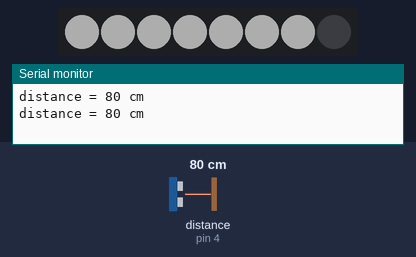
Simulated run of this sketch. Board: Arduino Uno, built with avr-gcc and run on an emulated ATmega328P. On the bench: 8 RGB LEDs in strip order, left to right, the last lines printed to the serial monitor. Wiring (inferred from the names in the program): ultrasonic range finder: trigger pin 3; echo pin 4. The inputs (shaded band) are chosen by the test bench; at power-on: distance to the obstacle (sensor on pin 4) 80 cm. The echo pulse lasts 58.3 µs per cm; dim RGB values are drawn brighter than linear.

Above: at 1.7 s.
1.8 s: distance to the obstacle (sensor on pin 4) set to 19 cm
3.3 s: distance to the obstacle (sensor on pin 4) set to 15 cm
At 3.73 s:
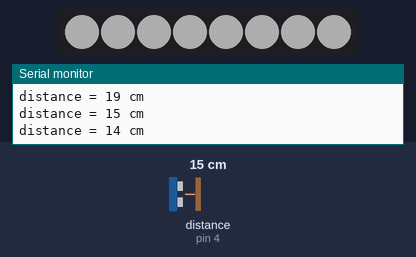
6.7 s: distance to the obstacle (sensor on pin 4) set to 60 cm
At 6.98 s:
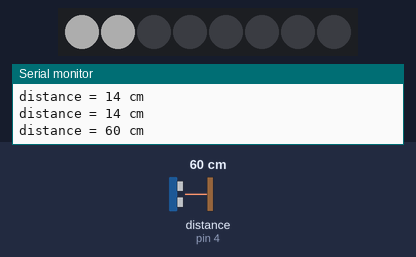
8.4 s: distance to the obstacle (sensor on pin 4) set to 2 cm
At 8.97 s:
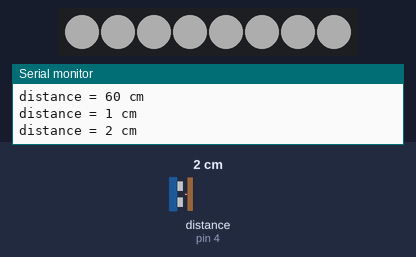
11.3 s: distance to the obstacle (sensor on pin 4) set to 35 cm
At 11.75 s:
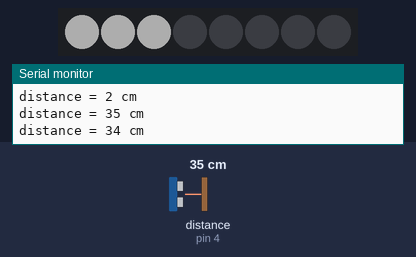
Timing chart, 0 to 14.9 s (numbered marks = the images above; inputs shaded):
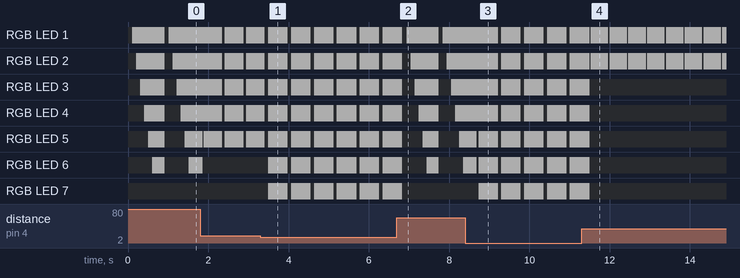

The sketch:

20210714_sujo_height.ino
```cpp
/**
 * 수조 물높이(적외선)
*/

#include <Adafruit_NeoPixel.h>
#ifdef __AVR__
 #include <avr/power.h> // Required for 16 MHz Adafruit Trinket
#endif

#define LED_STRIP_PIN 9 // On Trinket or Gemma, suggest changing this to 2

#define NUMPIXELS 8 // Popular NeoPixel ring size

Adafruit_NeoPixel strip(NUMPIXELS, LED_STRIP_PIN, NEO_GRB + NEO_KHZ800);


//define microwave(초음파)
const int triggerPin = 3;
const int echoPin = 4;


long duration = 0;

void setup()
{
  Serial.begin(9600);

  pinMode(triggerPin, OUTPUT);
  pinMode(echoPin, INPUT);

  strip.begin();            // INITIALIZE NeoPixel strip object (REQUIRED)
  strip.show();             // Turn OFF all pixels ASAP
  strip.setBrightness(50); // Set BRIGHTNESS to about 1/5 (max = 255)

  //rainbow(3000);            // Flowing rainbow cycle along the whole strip
}


void loop()
{
  digitalWrite(triggerPin, LOW);
  delayMicroseconds(2);
  digitalWrite(triggerPin, HIGH);
  delayMicroseconds(2);
  digitalWrite(triggerPin, LOW);

  duration = pulseIn(echoPin, HIGH);

  long hgt = Distance(duration);

  Serial.print("distance = ");
  Serial.print(hgt);
  Serial.println(" cm");

  if(hgt <= 10) {
    colorWipe(strip.Color(255,   255,   255),  8, 10);
  } else if(hgt <= 11 && hgt <= 15) {
    colorWipe(strip.Color(255,   255,   255),  7, 10);
  } else if(hgt >= 16 && hgt <= 20) {
    colorWipe(strip.Color(255,   255,   255),  6, 10);
  } else if(hgt >= 21 && hgt <= 25) {
    colorWipe(strip.Color(255,   255,   255),  5, 10);
  } else if(hgt >= 26 && hgt <= 30) {
    colorWipe(strip.Color(255,   255,   255),  4, 10);
  } else if(hgt >= 31 && hgt <= 35) {
    colorWipe(strip.Color(255,   255,   255),  3, 10);
  } else if(hgt >= 36 && hgt <= 40) {
    colorWipe(strip.Color(255,   255,   255),  2, 10);
  } else if(hgt >= 45 && hgt <= 50) {
    colorWipe(strip.Color(255,   255,   255),  1, 10);
  } else if(hgt <= 51 && hgt <= 100) {
    colorWipe(strip.Color(255,   255,   255),  8, 10);
  } else if(hgt <= 101 && hgt <= 150) {
    colorWipe(strip.Color(255,   255,   255),  7, 100);
  } else if(hgt >= 151 && hgt <= 200) {
    colorWipe(strip.Color(255,   255,   255),  6, 100);
  } else if(hgt >= 201 && hgt <= 250) {
    colorWipe(strip.Color(255,   255,   255),  5, 100);
  } else if(hgt >= 251 && hgt <= 300) {
    colorWipe(strip.Color(255,   255,   255),  4, 100);
  } else if(hgt >= 301 && hgt <= 350) {
    colorWipe(strip.Color(255,   255,   255),  3, 100);
  } else if(hgt >= 351 && hgt <= 400) {
    colorWipe(strip.Color(255,   255,   255),  2, 100);
  } else if(hgt >= 450) {
    colorWipe(strip.Color(255,   255,   255),  1, 100);
  }

  strip.clear();

  delay(200);
}


void colorWipe(uint32_t color, int height, int wait)
{
  for(int i=0; i<height; i++) { // For each pixel in strip...
    strip.setPixelColor(i, color);         //  Set pixel's color (in RAM)
    strip.show();                          //  Update strip to match
    delay(wait);                           //  Pause for a moment
  }
}


void rainbow(int wait)
{
  for(long firstPixelHue = 0; firstPixelHue < 5*65536; firstPixelHue += 256) {
    for(int i=0; i<NUMPIXELS; i++) {
      int pixelHue = firstPixelHue + (i * 65536L / strip.numPixels());
      strip.setPixelColor(i, strip.gamma32(strip.ColorHSV(pixelHue)));
    }
    strip.show(); // Update strip with new contents
    delay(wait);  // Pause for a moment
  }
}


long Distance(long time)
{
  long distanceCalc;
  //distanceCalc = ((time/2.9)/2)/10;
  distanceCalc = time/58;

  return distanceCalc;
}
```

Measured:
- the behaviour switches between 17 and 16 cm on distance to the obstacle (sensor on pin 4) (found by bisection; images 0 and 1)
- after the input at 3.3 s, the LEDs: first differ from a run without the input after 0.19 s (image 1)
- after the input at 6.7 s, the LEDs: first differ from a run without the input after 0.24 s (image 2)
- after the input at 11.3 s, the LEDs: first differ from a run without the input after 0.23 s (image 4)
- what the display in image 1 shows lasts 0.5 s, from 3.5 s to 4.0 s
- what the display in image 4 shows lasts 0.5 s, from 11.5 s to 12.0 s
